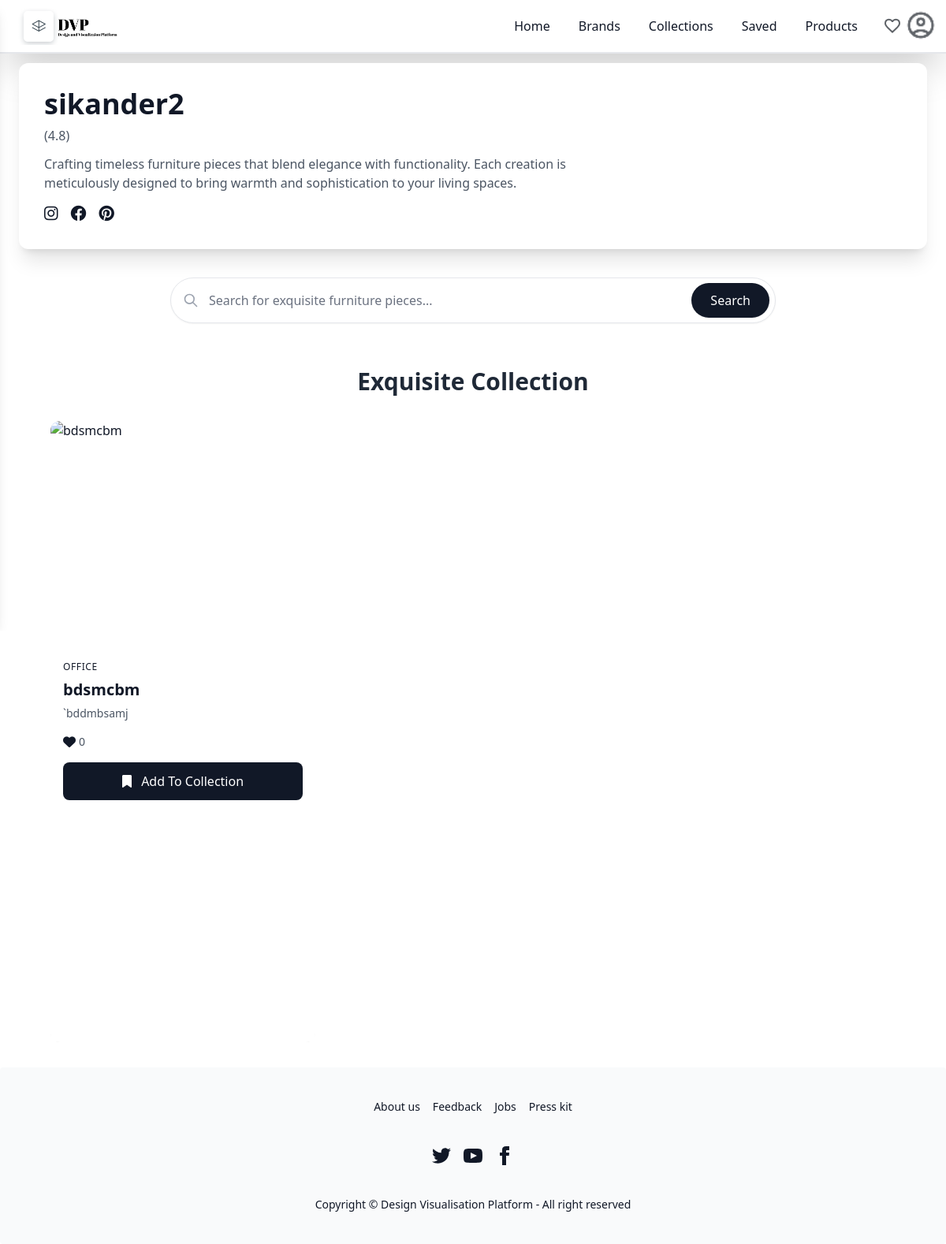
Page /brand_details/sikander2/ (signed in) on the earlier database version.
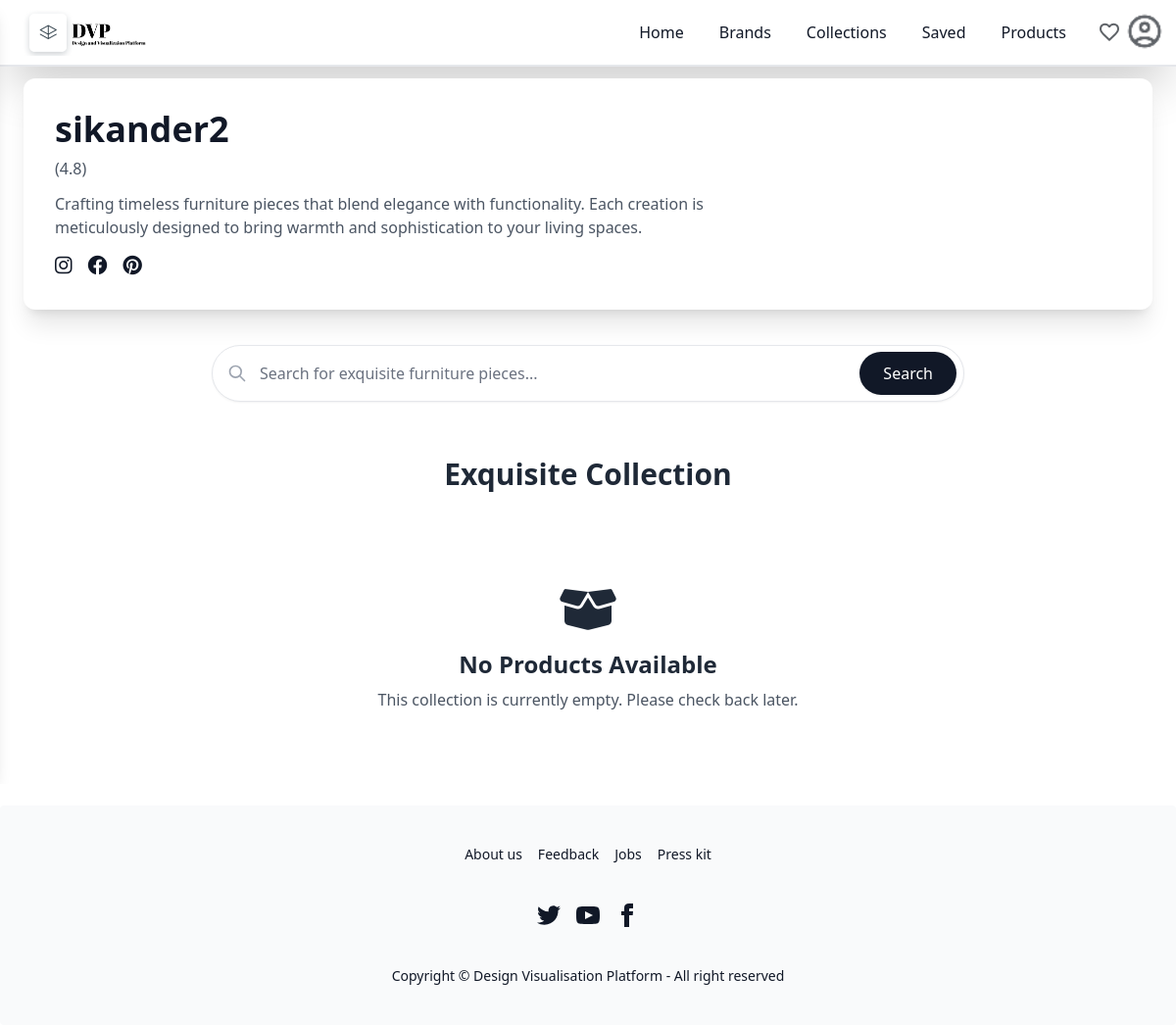
Same page on the later database version.
### homebase/models.py (models this page shows, shortened)
class Products(models.Model):
    Categories_choice=(
    ("kitchen","kitchen"),
    ("office","office"),
    ("living room","living room"),
    ("dining  room","dining room" )
    )
    categories=models.CharField( max_length=20,choices=Categories_choice,default="living room")
    admin=models.ForeignKey(CustomUser,on_delete=models.CASCADE,limit_choices_to={"role":"business"},null=True)
    name=models.CharField(max_length=1000,null=False,blank=False)
    description=models.TextField(blank=True,null=True)
    created_date=models.DateTimeField(default=timezone.now)
    likes=models.ManyToManyField(CustomUser,related_name="likes",blank=True)
    @property
    def likes_count(self):
        return self.likes.count()
    class  Meta:
        verbose_name = 'Product'
        verbose_name_plural = 'Products'

### dvp_user_side/views.py (the view)
# urls.py: path("brand_details/<str:username>/",dusers.brand_details,name="brand_details"),
@login_required(login_url='login')
@user_passes_test(is_customer, login_url='login')
def brand_details(request, username):
    business_user = get_object_or_404(CustomUser, username=username, role="business")
    products_list = Products.objects.filter(admin=business_user)
    paginator = Paginator(products_list, 8)
    page_number = request.GET.get('page', 1)  # Added default page
    products = paginator.get_page(page_number)
    current_products = list(products)
    images = Images.objects.filter(
        product__in=current_products
    ).select_related('product')  # Added select_related for optimization
    context = {
        'business_user': business_user,
        'products': products,
        'images': images,
    }
    return render(request, "brand_product_details.html", context)

### dvp_user_side/views.py (called while the page is built)
def is_customer(user):
    return user.is_authenticated and user.role == "customer"

### dvp_user_side/templates/brand_product_details.html (shortened to what the changed rows need)
{% extends "base.html" %}
{% block content %}
    <section class="px-6 py-3 text-gray-900">
        <div class="bg-white rounded-xl shadow-xl p-8 relative overflow-hidden">
            <div class="flex flex-col md:flex-row   items-center gap-8 relative z-[5]">
                <div>
                    <h2 class="font-playfair text-3xl md:text-4xl font-bold text-wood-dark mb-2">{{ business_user.username }}</h2>
                </div>
            </div>
        </div>
    </section>
    <section class="px-16 py-8">
        <h2 class="font-playfair text-3xl font-bold text-wood-dark mb-8 text-center">Exquisite Collection</h2>
        {% if products %}
            <div class="grid grid-cols-1 md:grid-cols-2 lg:grid-cols-3 xl:grid-cols-4 gap-8">
                {% for product in products %}
                <div class="product-card bg-white rounded-xl shadow-elegant text-gray-900 overflow-hidden">
                    <div class="h-72 overflow-hidden relative group">
                    </div>
                    <div class="p-4 sm:h-[500px] shadow-xl bg-white">
                        <div class="text-xs font-medium text-wood-medium uppercase tracking-wider mb-2">
                            {{ product.categories }}
                        </div>
                        <a href="{% url 'product_detailed' product.id %}">
                            <h3 class="font-playfair text-xl font-bold text-wood-dark mb-2 leading-tight line-clamp-2">
                                {{ product.name }}
                            </h3>
                        </a>
                        <p class="text-gray-600 text-sm mb-4 line-clamp-2">
                            {{ product.description }}
                        </p>
                        <div class="flex justify-between items-center">
                            <div class="flex items-center ">
                                <i class="fas fa-heart"></i>
                                <span class="text-sm text-gray-600 ml-1">{{ product.likes_count }}</span>
                            </div>
                        </div>
                        <div class="mt-4">
                            {% if request.user.is_authenticated %}
                                <a href="{% url 'add_to_collection' product.id %}"
                                   class="block w-full py-3 text-center bg-gray-900 hover:bg-gray-800 rounded-lg text-white transition-colors">
                                    <i class="fas fa-bookmark mr-2"></i> Add To Collection
                                </a>
                            {% else %}
                                <a href="{% url 'login' %}?next={{ request.path }}"
                                   class="block w-full py-3 text-center bg-gray-900 hover:bg-gray-800 rounded-lg text-white transition-colors">
                                    <i class="fas fa-sign-in-alt mr-2"></i> Login to Save
                                </a>
                            {% endif %}
                        </div>
                    </div>
                </div>
                {% endfor %}
            </div>
        {% else %}
            <div class="text-center py-16 bg-white rounded-xl shadow-elegant">
                <i class="fas fa-box-open text-5xl text-wood-medium mb-4"></i>
                <h3 class="font-playfair text-2xl font-semibold text-wood-dark mb-2">No Products Available</h3>
                <p class="text-gray-600">This collection is currently empty. Please check back later.</p>
            </div>
        {% endif %}
    </section>
{% endblock content %}

Differences in the rows shown:
removed Products: categories "OFFICE", name "bdsmcbm", description "`bddmbsamj", likes_count "0"
Other differences:
text now shown: "No Products Available This collection is currently empty. Please check back later."
